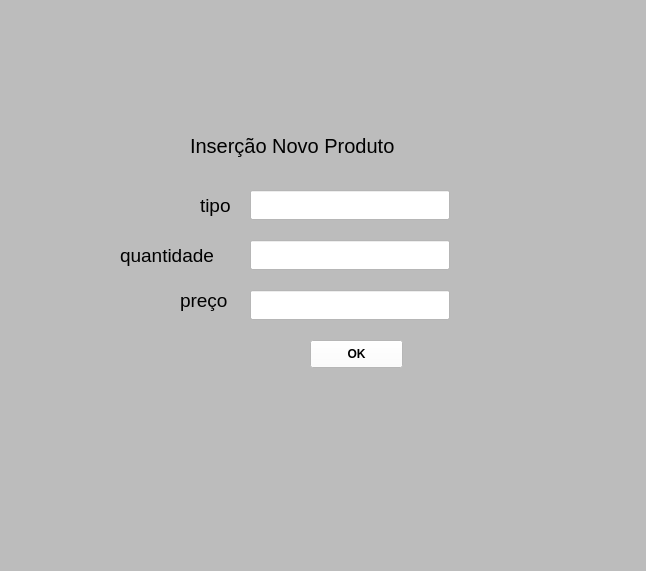
<?xml version="1.0" encoding="UTF-8"?>
<ui version="4.0">
 <class>MainWindow</class>
 <widget class="QMainWindow" name="MainWindow">
  <property name="geometry">
   <rect>
    <x>0</x>
    <y>0</y>
    <width>646</width>
    <height>571</height>
   </rect>
  </property>
  <property name="windowTitle">
   <string>MainWindow</string>
  </property>
  <property name="styleSheet">
   <string notr="true">background-color: rgb(188, 188, 188)</string>
  </property>
  <widget class="QWidget" name="centralwidget">
   <widget class="QLineEdit" name="qtd">
    <property name="geometry">
     <rect>
      <x>250</x>
      <y>240</y>
      <width>200</width>
      <height>30</height>
     </rect>
    </property>
    <property name="font">
     <font>
      <pointsize>10</pointsize>
     </font>
    </property>
    <property name="styleSheet">
     <string notr="true">background-color: rgb(255, 255, 255)</string>
    </property>
    <property name="maxLength">
     <number>100</number>
    </property>
   </widget>
   <widget class="QLineEdit" name="tipo">
    <property name="geometry">
     <rect>
      <x>250</x>
      <y>190</y>
      <width>200</width>
      <height>30</height>
     </rect>
    </property>
    <property name="font">
     <font>
      <pointsize>10</pointsize>
     </font>
    </property>
    <property name="styleSheet">
     <string notr="true">background-color: rgb(255, 255, 255)</string>
    </property>
    <property name="maxLength">
     <number>20</number>
    </property>
   </widget>
   <widget class="QLabel" name="label_3">
    <property name="geometry">
     <rect>
      <x>180</x>
      <y>285</y>
      <width>61</width>
      <height>31</height>
     </rect>
    </property>
    <property name="font">
     <font>
      <pointsize>14</pointsize>
     </font>
    </property>
    <property name="text">
     <string>preço</string>
    </property>
   </widget>
   <widget class="QLabel" name="label">
    <property name="geometry">
     <rect>
      <x>190</x>
      <y>130</y>
      <width>261</width>
      <height>31</height>
     </rect>
    </property>
    <property name="font">
     <font>
      <pointsize>15</pointsize>
     </font>
    </property>
    <property name="text">
     <string>Inserção Novo Produto</string>
    </property>
   </widget>
   <widget class="QLabel" name="label_2">
    <property name="geometry">
     <rect>
      <x>200</x>
      <y>190</y>
      <width>41</width>
      <height>31</height>
     </rect>
    </property>
    <property name="font">
     <font>
      <pointsize>14</pointsize>
     </font>
    </property>
    <property name="text">
     <string>tipo</string>
    </property>
   </widget>
   <widget class="QLabel" name="label_4">
    <property name="geometry">
     <rect>
      <x>120</x>
      <y>240</y>
      <width>121</width>
      <height>31</height>
     </rect>
    </property>
    <property name="font">
     <font>
      <pointsize>14</pointsize>
     </font>
    </property>
    <property name="text">
     <string>quantidade</string>
    </property>
   </widget>
   <widget class="QLineEdit" name="preco">
    <property name="geometry">
     <rect>
      <x>250</x>
      <y>290</y>
      <width>200</width>
      <height>30</height>
     </rect>
    </property>
    <property name="font">
     <font>
      <pointsize>10</pointsize>
     </font>
    </property>
    <property name="styleSheet">
     <string notr="true">background-color: rgb(255, 255, 255)</string>
    </property>
    <property name="text">
     <string/>
    </property>
    <property name="maxLength">
     <number>11</number>
    </property>
    <property name="echoMode">
     <enum>QLineEdit::Normal</enum>
    </property>
   </widget>
   <widget class="QPushButton" name="pushButton_2">
    <property name="geometry">
     <rect>
      <x>310</x>
      <y>340</y>
      <width>93</width>
      <height>28</height>
     </rect>
    </property>
    <property name="font">
     <font>
      <weight>75</weight>
      <bold>true</bold>
     </font>
    </property>
    <property name="styleSheet">
     <string notr="true">background-color: rgb(255, 255, 255)</string>
    </property>
    <property name="text">
     <string>OK</string>
    </property>
   </widget>
  </widget>
  <widget class="QMenuBar" name="menubar">
   <property name="geometry">
    <rect>
     <x>0</x>
     <y>0</y>
     <width>646</width>
     <height>26</height>
    </rect>
   </property>
  </widget>
  <widget class="QStatusBar" name="statusbar"/>
 </widget>
 <resources/>
 <connections/>
</ui>
